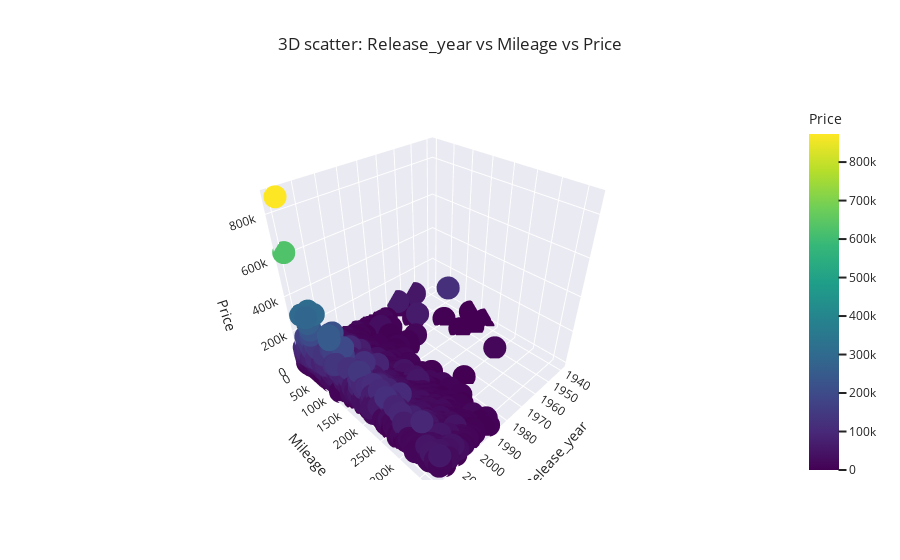

The cell this chart's notebook holds for it:
### Markdown cell above
Рассмотрим также корреляцию основных числовых признаков с помощью `3D scatterplot`.
Как мы выяснили основными будут - _Release year_ и _Mileage_.

### Code cell
if len(top_corr_ft) >= 2:
    fig = px.scatter_3d(
        df_par,
        x=top_corr_ft[0],
        y=top_corr_ft[1],
        z="Price",
        color="Price",
        title=f"3D scatter: {top_corr_ft[0]} vs {top_corr_ft[1]} vs Price",
        template="seaborn",
        color_continuous_scale="viridis",
    )
    fig.show()

### Figure 1 — Plotly figure (JSON) as saved in the notebook; plotly's stock layout.template omitted (floating-point values rounded to 4 significant figures; data arrays with more than 128 entries replaced by an {"elided": "..."} marker saying what was removed)
{"data": [{"hovertemplate": "Release_year=%{x}<br>Mileage=%{y}<br>Price=%{marker.color}<extra></extra>", "legendgroup": "", "marker": {"color": {"elided": "18289 int values"}, "coloraxis": "coloraxis", "symbol": "circle"}, "mode": "markers", "name": "", "scene": "scene", "showlegend": false, "type": "scatter3d", "x": {"elided": "18289 int values"}, "y": {"elided": "18289 int values"}, "z": {"elided": "18289 int values"}}], "layout": {"coloraxis": {"colorbar": {"title": {"text": "Price"}}, "colorscale": [[0, "#440154"], [0.1111, "#482878"], [0.2222, "#3e4989"], [0.3333, "#31688e"], [0.4444, "#26828e"], [0.5556, "#1f9e89"], [0.6667, "#35b779"], [0.7778, "#6ece58"], [0.8889, "#b5de2b"], [1, "#fde725"]]}, "legend": {"tracegroupgap": 0}, "scene": {"domain": {"x": [0, 1], "y": [0, 1]}, "xaxis": {"title": {"text": "Release_year"}}, "yaxis": {"title": {"text": "Mileage"}}, "zaxis": {"title": {"text": "Price"}}}, "title": {"text": "3D scatter: Release_year vs Mileage vs Price"}}}
